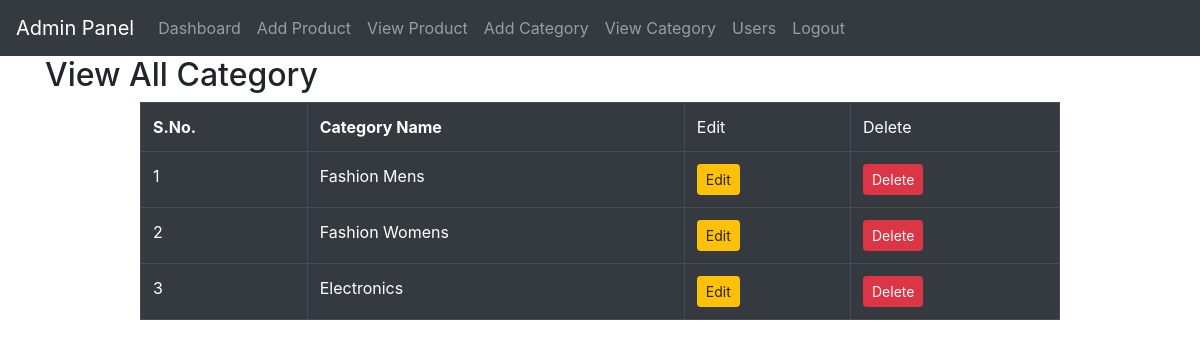
Page /admin/view_category.php (signed in) on the earlier database version.
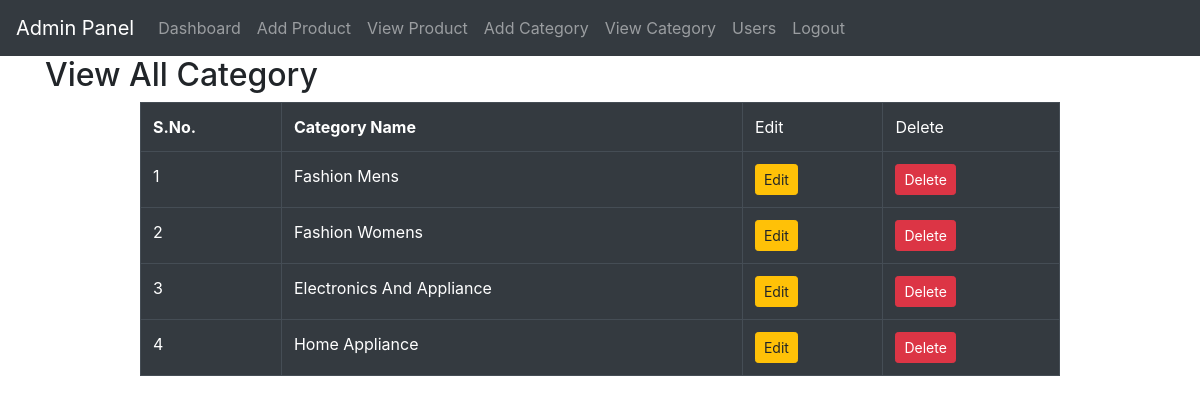
Same page on the later database version.
### tables this page shows
CREATE TABLE `category` (
  `id` int(11) NOT NULL,
  `category_name` varchar(100) NOT NULL
);

### admin/view_category.php (the view, shortened to what this page needs)
<?php
include("../db.php");
include("admin_header.php");
$query = "SELECT * FROM category";
$result = mysqli_query($con, $query);
?>
	<div class="container" style="min-height: 600px;">
		<h2>View All Category</h2>
		<div class="row">
			<div class="col-md-10 offset-md-1">
				<table class="table table-bordered table-dark">
					<tr>
						<th>S.No.</th>
						<th>Category Name</th>
						<td>Edit</td>
						<td>Delete</td>
					</tr>
					<?php
					$n=1;
					while($data = mysqli_fetch_assoc($result))
					{ ?>
						<tr>
							<td><?php echo $n;?></td>
							<td><?php echo $data['category_name'];?></td>
							<td><a href="edit_cate.php?id=<?php echo $data['id']; ?>" class="btn btn-warning btn-sm">Edit</a></td>
							<td><a href="delete_cate.php?cid=<?php echo $data['id']; ?>" class="btn btn-danger btn-sm">Delete</a></td>
						</tr>
					<?php
					$n++;
					}
					?>
				</table>
			</div>
		</div>
	</div>
</body>
</html>

Differences in the rows shown:
changed category: category_name "Electronics" → "Electronics And Appliance"
added category: category_name "Home Appliance"
